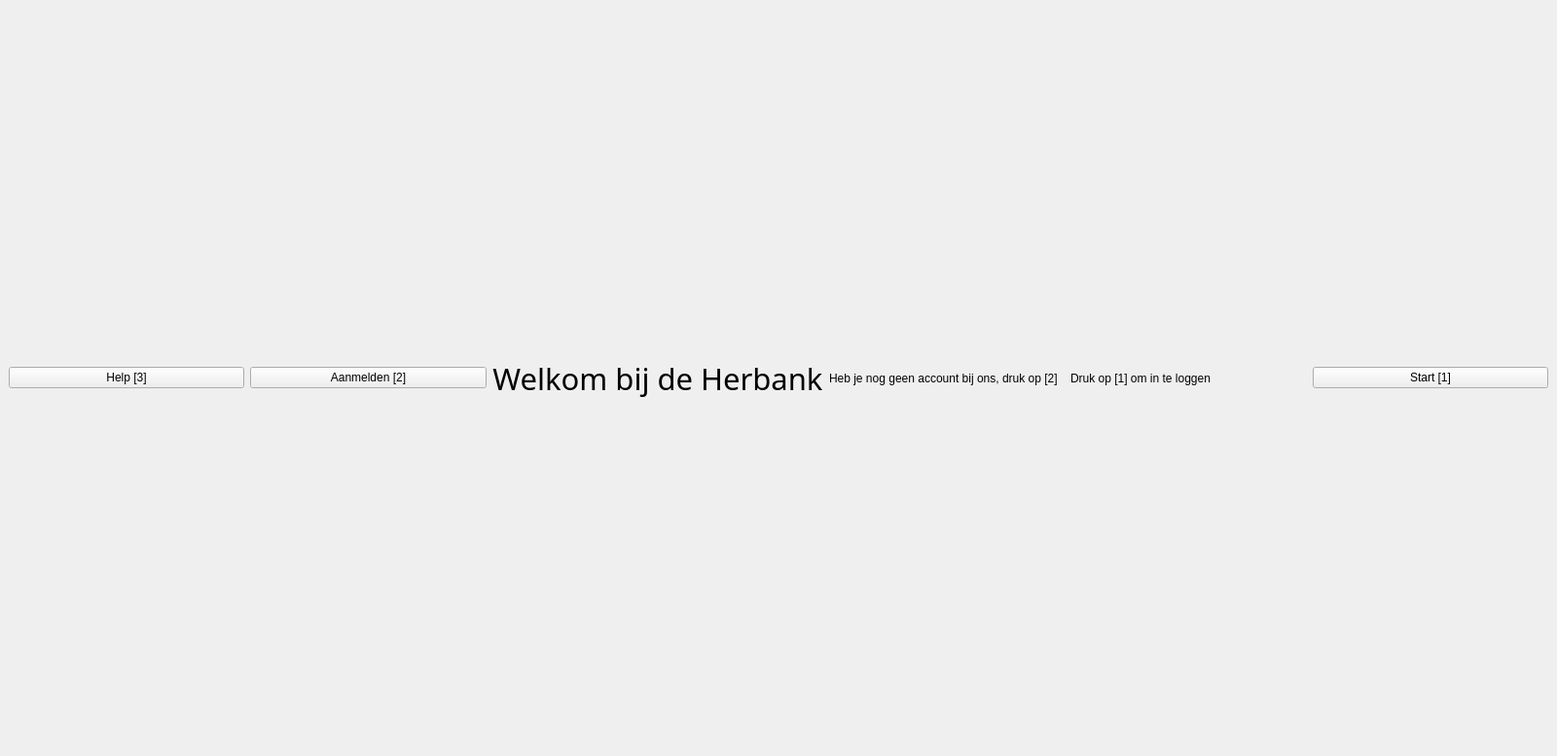
<?xml version="1.0" encoding="UTF-8"?>
<ui version="4.0">
 <class>main</class>
 <widget class="QMainWindow" name="main">
  <property name="geometry">
   <rect>
    <x>0</x>
    <y>0</y>
    <width>1600</width>
    <height>777</height>
   </rect>
  </property>
  <property name="windowTitle">
   <string>Welkom</string>
  </property>
  <widget class="QWidget" name="centralwidget">
   <layout class="QHBoxLayout" name="horizontalLayout">
    <item>
     <widget class="QPushButton" name="helpButton">
      <property name="text">
       <string>Help [3]</string>
      </property>
     </widget>
    </item>
    <item>
     <widget class="QPushButton" name="pushButton">
      <property name="text">
       <string>Aanmelden [2]</string>
      </property>
     </widget>
    </item>
    <item>
     <widget class="QLabel" name="label">
      <property name="font">
       <font>
        <family>Broadway</family>
        <pointsize>23</pointsize>
       </font>
      </property>
      <property name="text">
       <string>Welkom bij de Herbank</string>
      </property>
      <property name="alignment">
       <set>Qt::AlignCenter</set>
      </property>
     </widget>
    </item>
    <item>
     <widget class="QLabel" name="label_3">
      <property name="text">
       <string>Heb je nog geen account bij ons, druk op [2]</string>
      </property>
     </widget>
    </item>
    <item>
     <widget class="QLabel" name="label_2">
      <property name="text">
       <string>Druk op [1] om in te loggen</string>
      </property>
     </widget>
    </item>
    <item>
     <widget class="QPushButton" name="pushButton_2">
      <property name="text">
       <string>Start [1]</string>
      </property>
     </widget>
    </item>
   </layout>
  </widget>
 </widget>
 <resources/>
 <connections/>
</ui>
